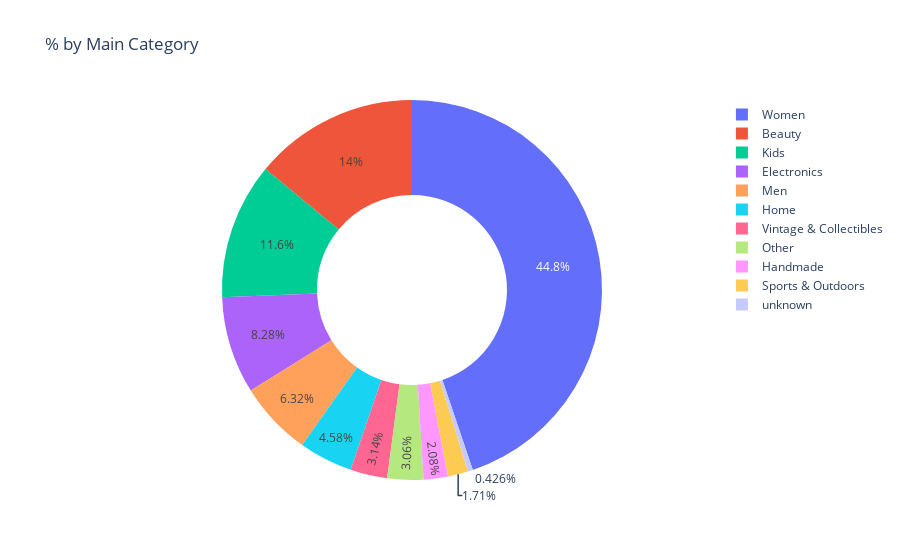

Here is the notebook cell this chart was saved with:
### Code cell
# lets visualize the count by main category or category_split_0
categories = train_fill['category_split_0'].value_counts()
fig = go.Figure([go.Pie(labels=categories.keys(), values=categories)])
fig.update_traces(hole=.5, hoverinfo="label+percent+name")
fig.update_layout(title_text="% by Main Category")
fig.show()

### Figure 1 — Plotly figure (JSON) as saved in the notebook; plotly's stock layout.template omitted (floating-point values rounded to 4 significant figures)
{"data": [{"hole": 0.5, "hoverinfo": "label+percent+name", "labels": ["Women", "Beauty", "Kids", "Electronics", "Men", "Home", "Vintage & Collectibles", "Other", "Handmade", "Sports & Outdoors", "unknown"], "type": "pie", "values": [663990, 207725, 171555, 122632, 93609, 67831, 46519, 45329, 30835, 25322, 6314]}], "layout": {"title": {"text": "% by Main Category"}}}
